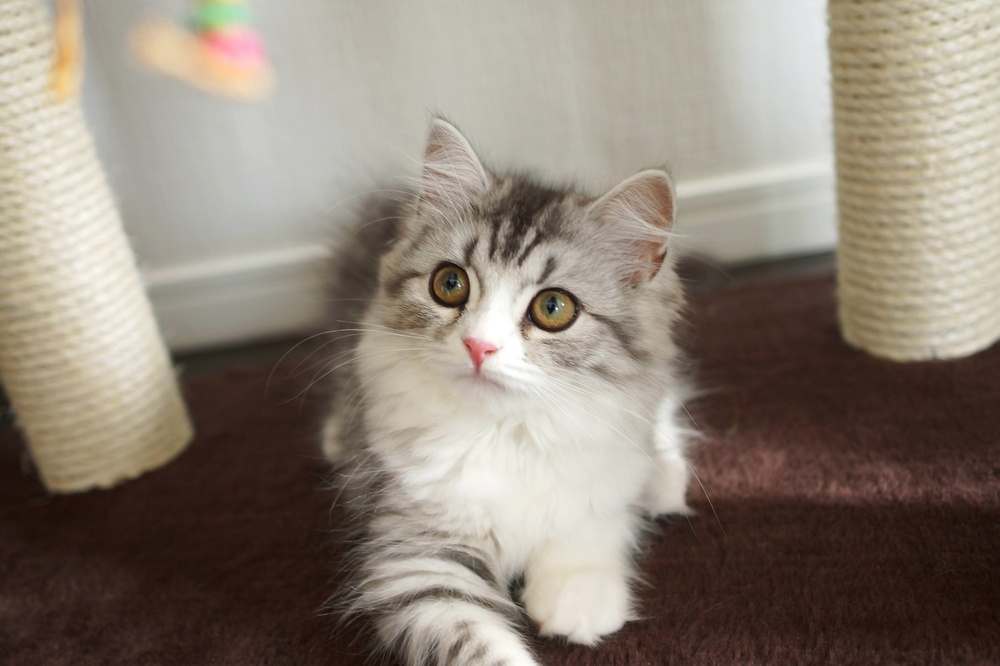
//> input picture svp/multi-core/opencv/test_opencv/cat.jpg, 1000 x 666 px, shrunk from 1600 x 1066 before the run
$ ./main   (built with g++ and OpenCV 4)
//> lines starting //> are read from the running program, lines starting //| are printed output that depends on the picture

#include<iostream>
#include<opencv2/opencv.hpp>

using namespace std;
using namespace cv;


//海思编译不能使用GTK，导致无法使用imshow这个函数，使用宏定义作为一个开关功能
//#define WITH_GTK

#ifdef WITH_GTK
#define IMG_SHOW(des,img) imshow(des,img)
#define WAIT_KEY(t) waitKey(t)
#else
#define IMG_SHOW(des,img) printf("[imshow] without GTK only print window name:%s\n",des)
#define WAIT_KEY(t)  printf("[waitKey] without GTK only print time:%d\n",t)
#endif


//边缘检测
int main()
{
    Mat img = imread("cat.jpg");
//> img is the input picture: 666 rows x 1000 cols, CV_8UC3; mean B, G, R 118.5, 130.3, 141.2
    //imshow("原始图", img);   //没有gtk不能imshow
    Mat DstPic, edge, grayImage;

    //创建与src同类型和同大小的矩阵
    DstPic.create(img.size(), img.type());

    //将原始图转化为灰度图
    cvtColor(img, grayImage, COLOR_BGR2GRAY);
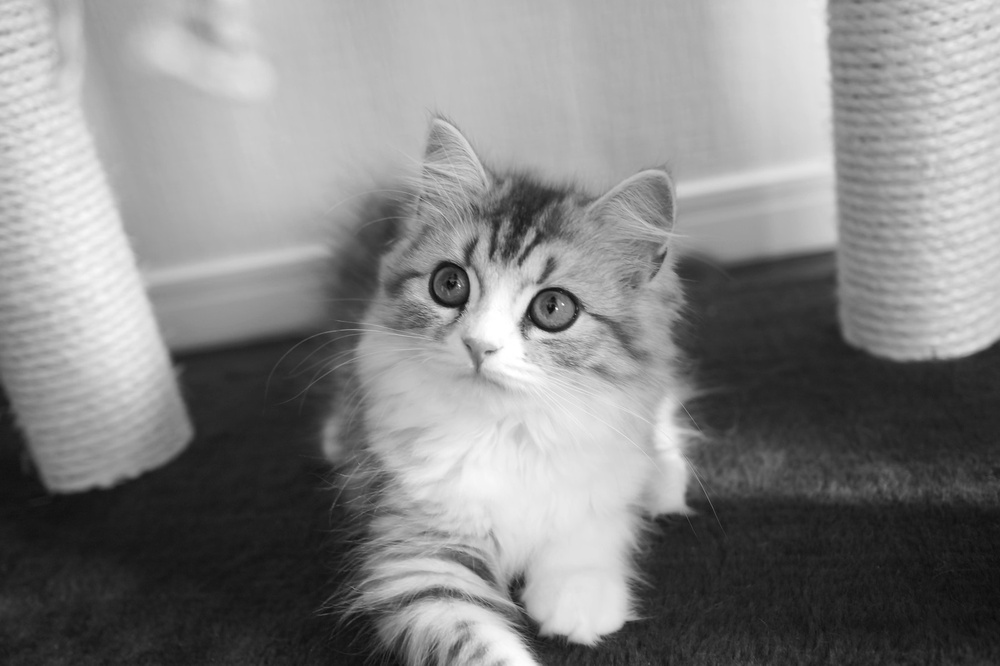
//> grayImage: 666 rows x 1000 cols, CV_8UC1; min 6, max 255, mean 132.2

    //先使用3*3内核来降噪
    blur(grayImage, edge, Size(3, 3));

    //运行canny算子
    Canny(edge, edge, 3, 9, 3);
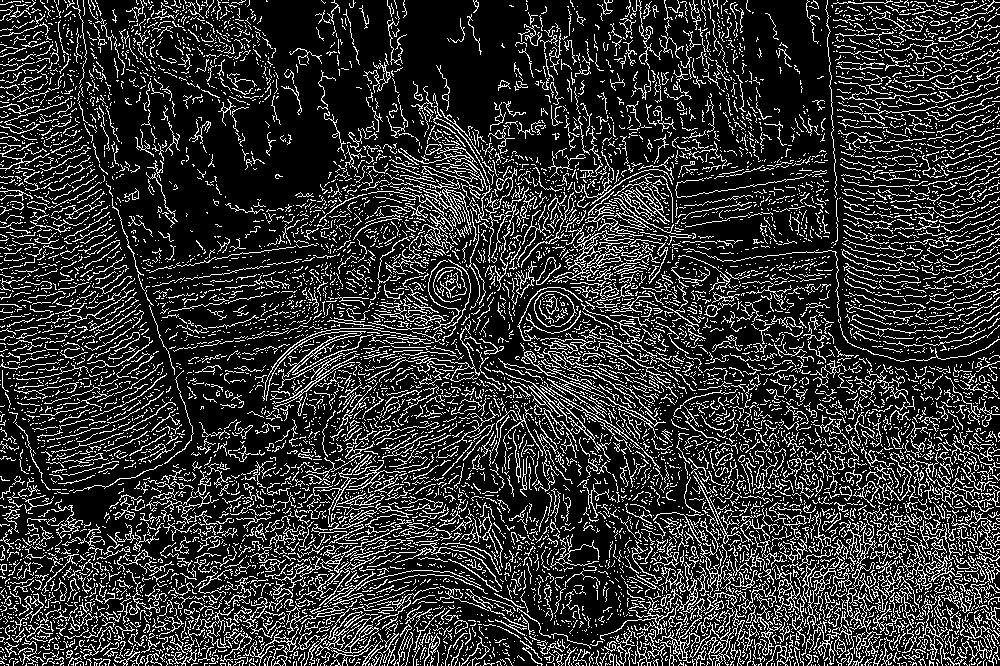
//> edge: 666 rows x 1000 cols, CV_8UC1; 19.4% white in thin lines or dots

    imwrite("canny.jpg",edge);

    IMG_SHOW("边缘提取效果", edge);
    WAIT_KEY(0);

    return 0;

}
